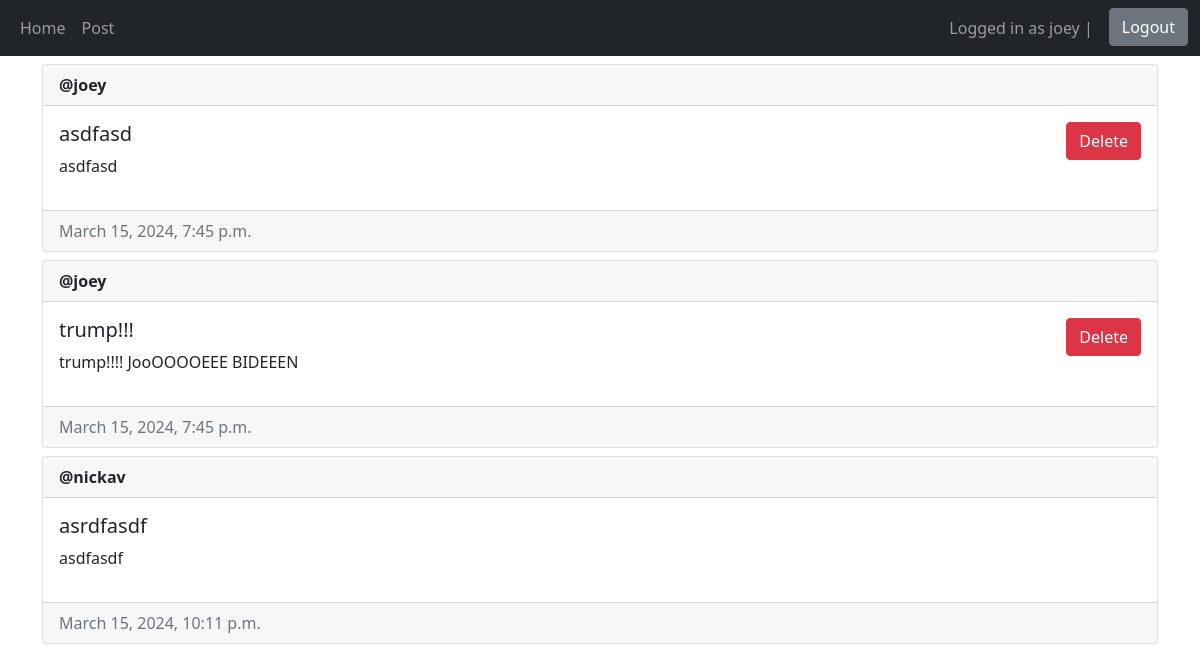
Screenshot of / (signed in) with the database file from the repository.
### main/models.py (models this page shows)
class Post(models.Model):
    author = models.ForeignKey(User, on_delete=models.CASCADE)
    title = models.CharField(max_length=200)
    description = models.TextField()
    created_at = models.DateTimeField(auto_now_add=True)
    updated_at = models.DateTimeField(auto_now=True)

### main/views.py (the view, shortened to what this page needs)
# urls.py: path("", views.home, name="home"),
@login_required(login_url="/login")
def home(request):
    posts = Post.objects.all()
    return render(request, "main/home.html", {"posts": posts})

### main/templates/main/home.html (shortened to what this page needs)
{% extends 'main/base.html' %} {% block title %}Home Page{% endblock %}
{% block content %} {% for post in posts %}
<div class="card mt-2">
  <div class="card-header"><strong>@{{ post.author.username }}</strong></div>
  <div class="card-body d-flex flex-row justify-content-between">
    <div>
      <h5 class="card-title">{{post.title}}</h5>
      <p>{{post.description}}</p>
    </div>
    <div>
      {% if user == post.author or perms.main.delete_post %}
      <form method="post">
        <button
          type="submit"
          class="btn btn-danger"
          name="post-id"
          value="{{post.id}}"
        >
          Delete
        </button>
      </form>
      {% endif %}
    </div>
  </div>
  <div class="card-footer text-muted">{{post.created_at}}</div>
</div>
{% empty %}
<p>No posts yet :(</p>
{% endfor %} {% endblock %}

### main/templates/main/base.html (shortened to what this page needs)
<!DOCTYPE html>
<html lang="en">
  <head>
    <link
      href="https://cdn.jsdelivr.net/npm/bootstrap@5.1.3/dist/css/bootstrap.min.css"
      rel="stylesheet"
    />
  </head>
  <body>
    <nav class="navbar navbar-expand-lg navbar-dark bg-dark">
      <div class="container-fluid">
        <div>
          <ul class="navbar-nav">
            <li class="nav-item">
              <a class="nav-link" href="/home">Home</a>
            </li>
            <li class="nav-item">
              <a class="nav-link" href="/create-post">Post</a>
            </li>
          </ul>
        </div>
        <div>
          <ul class="navbar-nav">
            {% if user.is_authenticated %}
            <span class="navbar-text">Logged in as {{user.username}} | </span>
            <li class="nav-item">
              <form action="{% url 'logout' %}" method="post">
                <button type="submit" class="btn btn-secondary ms-3">
                    Logout
                </button>
            </form>
            </li>
            {% else %}
            <li class="nav-item">
              <a class="nav-link" href="/login">Login</a>
            </li>
            {% endif %}
          </ul>
        </div>
      </div>
    </nav>
    <div class="container">{% block content %} {% endblock %}</div>
  </body>
</html>

### rows the page displays
Post: author.username "joey", title "asdfasd", description "asdfasd", {{ post.id }} 3 (drawn), created_at "March 15, 2024, 7:45 p.m."
Post: author.username "joey", title "trump!!!", description "trump!!!! JooOOOOEEE BIDEEEN", {{ post.id }} 4 (drawn), created_at "March 15, 2024, 7:45 p.m."
Post: author.username "nickav", title "asrdfasdf", description "asdfasdf", created_at "March 15, 2024, 10:11 p.m."

### other values shown
{{ user.username }} "joey"
